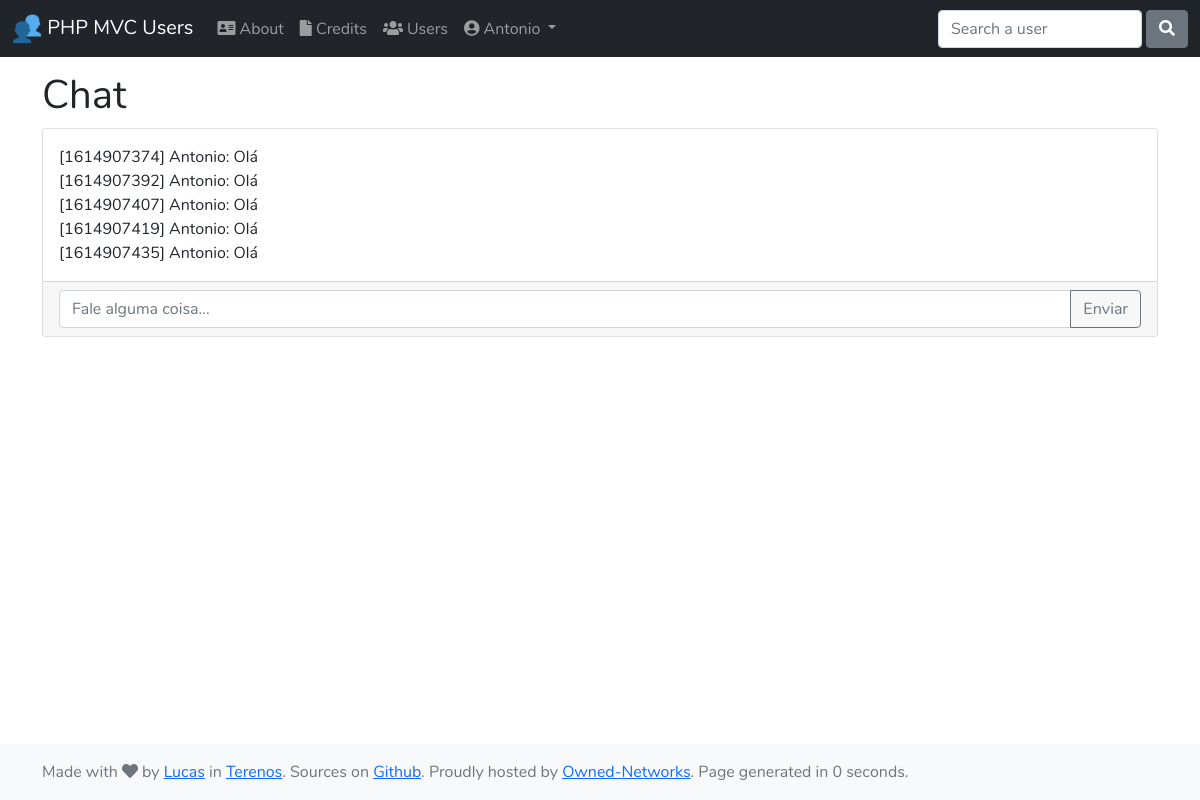
Page / (signed in) on the committed database.
### tables this page shows
CREATE TABLE chat (
    "id"		INTEGER PRIMARY KEY AUTOINCREMENT,
    "user_id"	INTEGER,
    "user"      TEXT,
    "message"   TEXT,
    "timestamp" INTEGER,
    FOREIGN KEY(user_id) REFERENCES users(id),
    FOREIGN KEY(user) REFERENCES users(user)
);

### app/Controller/ChatController.php (called while the page is built, shortened)
<?php
class ChatController
{
    public function index()
    {
        $Chat = new Chat();
        $messages = $Chat->list();
        require APP . 'view/_templates/header.php';
        require APP . 'view/chat/list.php';
        require APP . 'view/_templates/footer.php';
    }
}

### public/index.php (called while the page is built, shortened)
<?php
require APP . DIRECTORY_SEPARATOR . 'autoload.php';
$app = new Application();

### app/autoload.php (called while the page is built, shortened)
<?php
spl_autoload_register(function ($class) {
    $prefix = 'App\\';
    $base_dir = APP;
    $len = strlen($prefix);
    $relative_class = substr($class, $len);
    $file = $base_dir . str_replace('\\', '/', $relative_class) . '.php';
});

### app/Core/Model.php (called while the page is built, shortened)
<?php
class Model
{
    private function open() {
        $this->db = new PDO('sqlite:' . DB_FILE);
    }
}

### app/Model/Chat.php (called while the page is built, shortened)
<?php
class Chat extends Model
{
    public array $results = [];
    public function list(): array
    {
        $this->cleanOlder();
        $query = $this->db->prepare("SELECT id, user_id, user, message, timestamp FROM " . CHAT_TABLE);
        $query->execute();
        while ($row = $query->fetch()) {
            $this->results[] = $row;
        }
        return $this->results;
    }
    public function cleanOlder()
    {
        if ($this->amount() > 5) {
            $query = $this->db->prepare("DELETE FROM " . CHAT_TABLE . " WHERE id IS NOT NULL ORDER BY timestamp LIMIT 1");
            $query->execute();
        }
    }
    public function amount()
    {
        $sql = "SELECT COUNT(id) AS amount FROM " . CHAT_TABLE . ";";
        $query = $this->db->prepare($sql);
        $query->execute();
        return $query->fetch()->amount;
    }
}

### app/view/chat/list.php (the view)
<main>
    <div class="container h-100">
        <nav aria-label="breadcrumb" class="mt-2" style="--bs-breadcrumb-divider: '>';">
            <ol class="breadcrumb">
                <li class="breadcrumb-item"><a href="<?php echo URL; ?>">Home</a></li>
                <li class="breadcrumb-item active" aria-current="page">Chat</li>
            </ol>
        </nav>
        <h1>Chat</h1>
        <div class="card">
            <div class="card-body h-100">
                <?php
                if (isset($messages)) {
                    foreach ($messages as $message) {
                        echo '[' . $message->timestamp . '] ' . $message->user . ': ' . $message->message . ((isset($_SESSION['role']) && $_SESSION['role'] === 'admin') ? ' <a href="' . URL . 'chat/delete/' . $message->id . '">del</a>' : '') . '<br />';
                    }
                }
                ?>
            </div>
            <div class="card-footer">
                <form action="<?php echo URL; ?>chat/send" method="post">
                    <div class="input-group m-0">
                        <input name="message" type="text" class="form-control" placeholder="<?php echo isset($_SESSION['logged']) ? 'Fale alguma coisa...' : 'Você precisa fazer login para conversar!'; ?>" aria-label="Fale alguma coisa..." aria-describedby="button-addon" <?php echo isset($_SESSION['logged']) ? '' : 'disabled'; ?>>
                        <button class="btn btn-outline-secondary" type="submit" id="button-addon" <?php echo isset($_SESSION['logged']) ? '' : 'disabled'; ?>>Enviar</button>
                    </div>
                </form>
            </div>
        </div>
    </div>
</main>

### public/css/main.css (style rules this page uses)
body { font-family: 'Nunito', sans-serif; }

### rows in the picture
chat: timestamp "1614907374", user "Antonio", message "Olá"
chat: timestamp "1614907392", user "Antonio", message "Olá"
chat: timestamp "1614907407", user "Antonio", message "Olá"
chat: timestamp "1614907419", user "Antonio", message "Olá"
chat: timestamp "1614907435", user "Antonio", message "Olá"

### other values in the picture
$_SESSION['user'] "Antonio"
$total_time "0"
